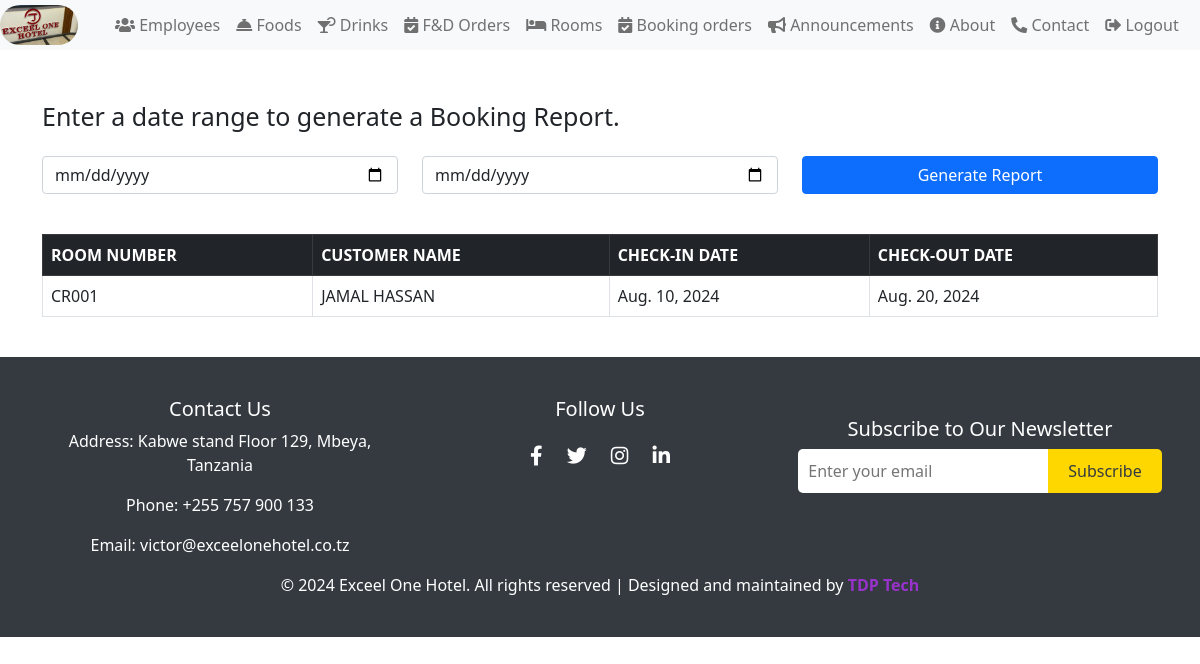
The app's page /Room/booking-report/ (signed in), older data.
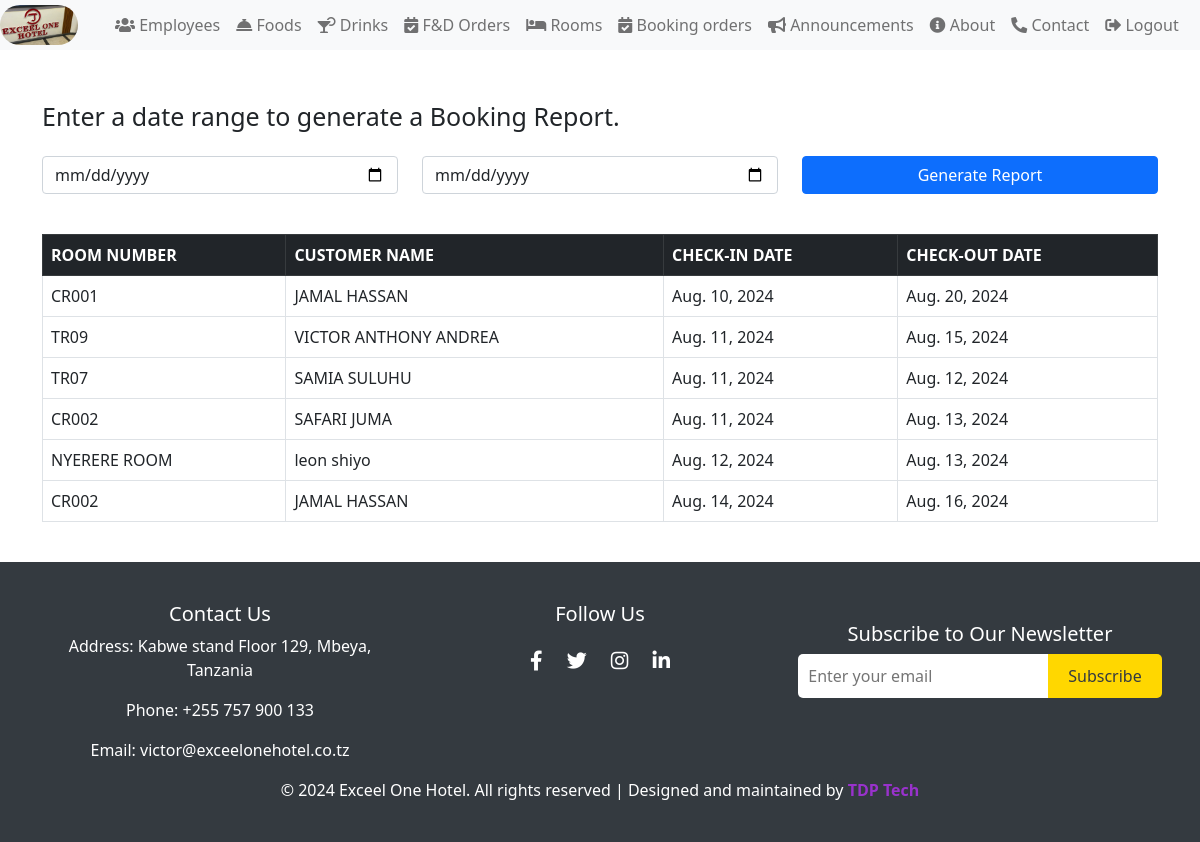
The same page, newer data.
### RoomBookingApp/models.py (models this page shows, shortened)
class Booking(models.Model):
    STATUS_CHOICES = [
        ('pending', 'Pending'),
        ('confirmed', 'Confirmed'),
        ('checked_in', 'Checked-In'),
        ('checked_out', 'Checked-Out'),
        ('canceled', 'Canceled'),
    ]
    room = models.ForeignKey(Room, on_delete=models.CASCADE)
    customer_name = models.CharField(max_length=100)
    check_in_date = models.DateField()
    check_in_time = models.TimeField()
    check_out_date = models.DateField()
    check_out_time = models.TimeField()
    user = models.ForeignKey(User, on_delete=models.CASCADE, related_name='bookings')
    status = models.CharField(max_length=20, choices=STATUS_CHOICES, default='pending')

class Room(models.Model):
    room_number = models.CharField(max_length=50, unique=True)
    room_type = models.CharField(max_length=100)
    price = models.DecimalField(max_digits=12, decimal_places=2)
    user = models.ForeignKey(User, on_delete=models.CASCADE, related_name='rooms')

### RoomBookingApp/views.py (the view)
# urls.py: path('booking-report/', views.booking_report, name='booking_report'),
@login_required
def booking_report(request):
    bookings = Booking.objects.all()
    start_date = request.GET.get('start_date')
    end_date = request.GET.get('end_date')
    if start_date and end_date:
        start_date = date.fromisoformat(start_date)
        end_date = date.fromisoformat(end_date)
        bookings = bookings.filter(check_in_date__gte=start_date, check_out_date__lte=end_date)
    return render(request, 'booking_report.html', {
        'bookings': bookings,
        'start_date': start_date,
        'end_date': end_date,
    })

### RoomBookingApp/templates/booking_report.html (shortened to what this page needs)
{% extends 'base.html' %}
{% block content %}
<p class="booking">Enter a date range to generate a Booking Report.</p>
<form method="get" class="mb-4">
    <div class="row">
        <div class="col-md-4 mb-3">
            <input type="date" name="start_date" class="form-control" value="{{ start_date }}" placeholder="Enter start date" required>
        </div>
        <div class="col-md-4 mb-3">
            <input type="date" name="end_date" class="form-control" value="{{ end_date }}" placeholder="Enter end date" required>
        </div>
        <div class="col-md-4 mb-3">
            <button type="submit" class="btn btn-primary w-100">Generate Report</button>
        </div>
    </div>
</form>
{% if bookings %}
    <div class="table-responsive">
        <table class="table table-bordered">
            <thead class="table-dark">
                <tr>
                    <th>ROOM NUMBER</th>
                    <th>CUSTOMER NAME</th>
                    <th>CHECK-IN DATE</th>
                    <th>CHECK-OUT DATE</th>
                </tr>
            </thead>
            <tbody>
                {% for booking in bookings %}
                <tr>
                    <td>{{ booking.room.room_number }}</td>
                    <td>{{ booking.customer_name }}</td>
                    <td>{{ booking.check_in_date }}</td>
                    <td>{{ booking.check_out_date }}</td>
                </tr>
                {% empty %}
                <tr>
                    <td colspan="4" class="text-center">No bookings found for the selected dates.</td>
                </tr>
                {% endfor %}
            </tbody>
        </table>
    </div>
{% else %}
    <div class="container d-flex justify-content-center align-items-center">
        <p class="alert alert-secondary col-md-3 text-center text-warning col-md-4">
            <i class="fas fa-exclamation-triangle"></i> No bookings found for the selected dates.
        </p>
    </div>
{% endif %}
{% endblock %}

Row changes from the older to the newer data that the page shows:
added Booking: room.room_number "TR09", customer_name "VICTOR ANTHONY ANDREA", check_in_date "Aug. 11, 2024", check_out_date "Aug. 15, 2024"
added Booking: room.room_number "TR07", customer_name "SAMIA SULUHU", check_in_date "Aug. 11, 2024", check_out_date "Aug. 12, 2024"
added Booking: room.room_number "CR002", customer_name "SAFARI JUMA", check_in_date "Aug. 11, 2024", check_out_date "Aug. 13, 2024"
added Booking: room.room_number "NYERERE ROOM", customer_name "leon shiyo", check_in_date "Aug. 12, 2024", check_out_date "Aug. 13, 2024"
added Booking: room.room_number "CR002", customer_name "JAMAL HASSAN", check_in_date "Aug. 14, 2024", check_out_date "Aug. 16, 2024"
